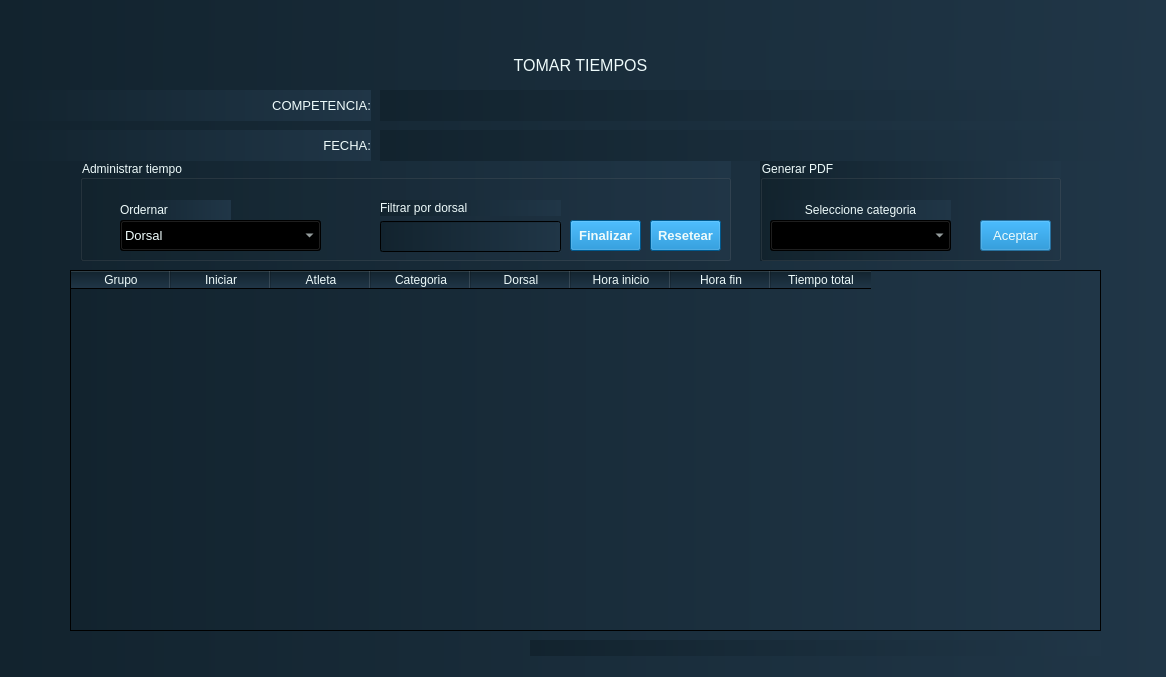
<?xml version="1.0" encoding="UTF-8"?>
<ui version="4.0">
 <class>TakeTime</class>
 <widget class="QDialog" name="TakeTime">
  <property name="geometry">
   <rect>
    <x>0</x>
    <y>0</y>
    <width>1166</width>
    <height>677</height>
   </rect>
  </property>
  <property name="windowTitle">
   <string>Dialog</string>
  </property>
  <property name="styleSheet">
   <string notr="true">background-color:qlineargradient(spread:pad, x1:0, y1:0, x2:1, y2:0, stop:0 #12232E, stop:1 #203647);</string>
  </property>
  <widget class="QLabel" name="label">
   <property name="geometry">
    <rect>
     <x>0</x>
     <y>40</y>
     <width>1161</width>
     <height>51</height>
    </rect>
   </property>
   <property name="font">
    <font>
     <pointsize>12</pointsize>
    </font>
   </property>
   <property name="styleSheet">
    <string notr="true">color:#EEFBFB;
opacity:0.0;</string>
   </property>
   <property name="text">
    <string>TOMAR TIEMPOS</string>
   </property>
   <property name="alignment">
    <set>Qt::AlignCenter</set>
   </property>
  </widget>
  <widget class="QLabel" name="label_2">
   <property name="geometry">
    <rect>
     <x>0</x>
     <y>90</y>
     <width>371</width>
     <height>31</height>
    </rect>
   </property>
   <property name="font">
    <font>
     <pointsize>10</pointsize>
    </font>
   </property>
   <property name="styleSheet">
    <string notr="true">color:#EEFBFB;</string>
   </property>
   <property name="text">
    <string>COMPETENCIA:</string>
   </property>
   <property name="alignment">
    <set>Qt::AlignRight|Qt::AlignTrailing|Qt::AlignVCenter</set>
   </property>
  </widget>
  <widget class="QLabel" name="label_3">
   <property name="geometry">
    <rect>
     <x>0</x>
     <y>130</y>
     <width>371</width>
     <height>31</height>
    </rect>
   </property>
   <property name="font">
    <font>
     <pointsize>10</pointsize>
    </font>
   </property>
   <property name="styleSheet">
    <string notr="true">color:#EEFBFB;</string>
   </property>
   <property name="text">
    <string>FECHA:</string>
   </property>
   <property name="alignment">
    <set>Qt::AlignRight|Qt::AlignTrailing|Qt::AlignVCenter</set>
   </property>
  </widget>
  <widget class="QLabel" name="lb_competence_name">
   <property name="geometry">
    <rect>
     <x>380</x>
     <y>90</y>
     <width>781</width>
     <height>31</height>
    </rect>
   </property>
   <property name="font">
    <font>
     <pointsize>10</pointsize>
    </font>
   </property>
   <property name="autoFillBackground">
    <bool>false</bool>
   </property>
   <property name="styleSheet">
    <string notr="true">color:#EEFBFB;</string>
   </property>
   <property name="text">
    <string/>
   </property>
  </widget>
  <widget class="QLabel" name="lb_competence_date">
   <property name="geometry">
    <rect>
     <x>380</x>
     <y>130</y>
     <width>781</width>
     <height>31</height>
    </rect>
   </property>
   <property name="font">
    <font>
     <pointsize>10</pointsize>
    </font>
   </property>
   <property name="styleSheet">
    <string notr="true">color:#EEFBFB;</string>
   </property>
   <property name="text">
    <string/>
   </property>
  </widget>
  <widget class="QTableWidget" name="table_times">
   <property name="geometry">
    <rect>
     <x>70</x>
     <y>270</y>
     <width>1031</width>
     <height>361</height>
    </rect>
   </property>
   <property name="styleSheet">
    <string notr="true">color:#EEFBFB;</string>
   </property>
   <property name="gridStyle">
    <enum>Qt::CustomDashLine</enum>
   </property>
   <property name="sortingEnabled">
    <bool>true</bool>
   </property>
   <column>
    <property name="text">
     <string>Grupo</string>
    </property>
    <property name="textAlignment">
     <set>AlignCenter</set>
    </property>
   </column>
   <column>
    <property name="text">
     <string>Iniciar</string>
    </property>
   </column>
   <column>
    <property name="text">
     <string>Atleta</string>
    </property>
   </column>
   <column>
    <property name="text">
     <string>Categoria</string>
    </property>
   </column>
   <column>
    <property name="text">
     <string>Dorsal</string>
    </property>
    <property name="textAlignment">
     <set>AlignCenter</set>
    </property>
   </column>
   <column>
    <property name="text">
     <string>Hora inicio</string>
    </property>
    <property name="textAlignment">
     <set>AlignCenter</set>
    </property>
   </column>
   <column>
    <property name="text">
     <string>Hora fin</string>
    </property>
    <property name="textAlignment">
     <set>AlignCenter</set>
    </property>
   </column>
   <column>
    <property name="text">
     <string>Tiempo total</string>
    </property>
    <property name="textAlignment">
     <set>AlignCenter</set>
    </property>
   </column>
  </widget>
  <widget class="QComboBox" name="cb_order_table">
   <property name="geometry">
    <rect>
     <x>120</x>
     <y>220</y>
     <width>201</width>
     <height>31</height>
    </rect>
   </property>
   <property name="font">
    <font>
     <pointsize>10</pointsize>
    </font>
   </property>
   <property name="styleSheet">
    <string notr="true">color:#EEFBFB;</string>
   </property>
   <item>
    <property name="text">
     <string>Dorsal</string>
    </property>
   </item>
   <item>
    <property name="text">
     <string>Nombre</string>
    </property>
   </item>
   <item>
    <property name="text">
     <string>Hora inicio</string>
    </property>
   </item>
   <item>
    <property name="text">
     <string>Hora fin</string>
    </property>
   </item>
   <item>
    <property name="text">
     <string>Tiempo total</string>
    </property>
   </item>
   <item>
    <property name="text">
     <string>Grupo ascendente</string>
    </property>
   </item>
   <item>
    <property name="text">
     <string>Grupo descendente</string>
    </property>
   </item>
  </widget>
  <widget class="QLabel" name="label_7">
   <property name="geometry">
    <rect>
     <x>120</x>
     <y>200</y>
     <width>111</width>
     <height>20</height>
    </rect>
   </property>
   <property name="styleSheet">
    <string notr="true">color:#EEFBFB;</string>
   </property>
   <property name="text">
    <string>Ordernar</string>
   </property>
  </widget>
  <widget class="QComboBox" name="cb_categories">
   <property name="geometry">
    <rect>
     <x>770</x>
     <y>220</y>
     <width>181</width>
     <height>31</height>
    </rect>
   </property>
   <property name="styleSheet">
    <string notr="true">color:#EEFBFB;</string>
   </property>
  </widget>
  <widget class="QLabel" name="label_8">
   <property name="geometry">
    <rect>
     <x>770</x>
     <y>200</y>
     <width>181</width>
     <height>20</height>
    </rect>
   </property>
   <property name="styleSheet">
    <string notr="true">color:#EEFBFB;</string>
   </property>
   <property name="text">
    <string>Seleccione categoria</string>
   </property>
   <property name="alignment">
    <set>Qt::AlignCenter</set>
   </property>
  </widget>
  <widget class="QPushButton" name="btn_generate_pdf">
   <property name="geometry">
    <rect>
     <x>980</x>
     <y>220</y>
     <width>71</width>
     <height>31</height>
    </rect>
   </property>
   <property name="font">
    <font>
     <pointsize>10</pointsize>
    </font>
   </property>
   <property name="styleSheet">
    <string notr="true">background-color:#007CC7;
color:#EEFBFB;</string>
   </property>
   <property name="text">
    <string>Aceptar</string>
   </property>
  </widget>
  <widget class="QGroupBox" name="groupBox">
   <property name="geometry">
    <rect>
     <x>760</x>
     <y>160</y>
     <width>301</width>
     <height>101</height>
    </rect>
   </property>
   <property name="styleSheet">
    <string notr="true">color:#EEFBFB;</string>
   </property>
   <property name="title">
    <string>Generar PDF</string>
   </property>
  </widget>
  <widget class="QGroupBox" name="groupBox_2">
   <property name="geometry">
    <rect>
     <x>80</x>
     <y>160</y>
     <width>651</width>
     <height>101</height>
    </rect>
   </property>
   <property name="palette">
    <palette>
     <active>
      <colorrole role="WindowText">
       <brush brushstyle="SolidPattern">
        <color alpha="255">
         <red>238</red>
         <green>251</green>
         <blue>251</blue>
        </color>
       </brush>
      </colorrole>
      <colorrole role="Button">
       <brush brushstyle="LinearGradientPattern">
        <gradient startx="0.000000000000000" starty="0.000000000000000" endx="1.000000000000000" endy="0.000000000000000" type="LinearGradient" spread="PadSpread" coordinatemode="ObjectBoundingMode">
         <gradientstop position="0.000000000000000">
          <color alpha="255">
           <red>18</red>
           <green>35</green>
           <blue>46</blue>
          </color>
         </gradientstop>
         <gradientstop position="1.000000000000000">
          <color alpha="255">
           <red>32</red>
           <green>54</green>
           <blue>71</blue>
          </color>
         </gradientstop>
        </gradient>
       </brush>
      </colorrole>
      <colorrole role="Light">
       <brush brushstyle="SolidPattern">
        <color alpha="255">
         <red>255</red>
         <green>0</green>
         <blue>0</blue>
        </color>
       </brush>
      </colorrole>
      <colorrole role="Text">
       <brush brushstyle="SolidPattern">
        <color alpha="255">
         <red>238</red>
         <green>251</green>
         <blue>251</blue>
        </color>
       </brush>
      </colorrole>
      <colorrole role="ButtonText">
       <brush brushstyle="SolidPattern">
        <color alpha="255">
         <red>238</red>
         <green>251</green>
         <blue>251</blue>
        </color>
       </brush>
      </colorrole>
      <colorrole role="Base">
       <brush brushstyle="LinearGradientPattern">
        <gradient startx="0.000000000000000" starty="0.000000000000000" endx="1.000000000000000" endy="0.000000000000000" type="LinearGradient" spread="PadSpread" coordinatemode="ObjectBoundingMode">
         <gradientstop position="0.000000000000000">
          <color alpha="255">
           <red>18</red>
           <green>35</green>
           <blue>46</blue>
          </color>
         </gradientstop>
         <gradientstop position="1.000000000000000">
          <color alpha="255">
           <red>32</red>
           <green>54</green>
           <blue>71</blue>
          </color>
         </gradientstop>
        </gradient>
       </brush>
      </colorrole>
      <colorrole role="Window">
       <brush brushstyle="LinearGradientPattern">
        <gradient startx="0.000000000000000" starty="0.000000000000000" endx="1.000000000000000" endy="0.000000000000000" type="LinearGradient" spread="PadSpread" coordinatemode="ObjectBoundingMode">
         <gradientstop position="0.000000000000000">
          <color alpha="255">
           <red>18</red>
           <green>35</green>
           <blue>46</blue>
          </color>
         </gradientstop>
         <gradientstop position="1.000000000000000">
          <color alpha="255">
           <red>32</red>
           <green>54</green>
           <blue>71</blue>
          </color>
         </gradientstop>
        </gradient>
       </brush>
      </colorrole>
     </active>
     <inactive>
      <colorrole role="WindowText">
       <brush brushstyle="SolidPattern">
        <color alpha="255">
         <red>238</red>
         <green>251</green>
         <blue>251</blue>
        </color>
       </brush>
      </colorrole>
      <colorrole role="Button">
       <brush brushstyle="LinearGradientPattern">
        <gradient startx="0.000000000000000" starty="0.000000000000000" endx="1.000000000000000" endy="0.000000000000000" type="LinearGradient" spread="PadSpread" coordinatemode="ObjectBoundingMode">
         <gradientstop position="0.000000000000000">
          <color alpha="255">
           <red>18</red>
           <green>35</green>
           <blue>46</blue>
          </color>
         </gradientstop>
         <gradientstop position="1.000000000000000">
          <color alpha="255">
           <red>32</red>
           <green>54</green>
           <blue>71</blue>
          </color>
         </gradientstop>
        </gradient>
       </brush>
      </colorrole>
      <colorrole role="Light">
       <brush brushstyle="SolidPattern">
        <color alpha="255">
         <red>255</red>
         <green>0</green>
         <blue>0</blue>
        </color>
       </brush>
      </colorrole>
      <colorrole role="Text">
       <brush brushstyle="SolidPattern">
        <color alpha="255">
         <red>238</red>
         <green>251</green>
         <blue>251</blue>
        </color>
       </brush>
      </colorrole>
      <colorrole role="ButtonText">
       <brush brushstyle="SolidPattern">
        <color alpha="255">
         <red>238</red>
         <green>251</green>
         <blue>251</blue>
        </color>
       </brush>
      </colorrole>
      <colorrole role="Base">
       <brush brushstyle="LinearGradientPattern">
        <gradient startx="0.000000000000000" starty="0.000000000000000" endx="1.000000000000000" endy="0.000000000000000" type="LinearGradient" spread="PadSpread" coordinatemode="ObjectBoundingMode">
         <gradientstop position="0.000000000000000">
          <color alpha="255">
           <red>18</red>
           <green>35</green>
           <blue>46</blue>
          </color>
         </gradientstop>
         <gradientstop position="1.000000000000000">
          <color alpha="255">
           <red>32</red>
           <green>54</green>
           <blue>71</blue>
          </color>
         </gradientstop>
        </gradient>
       </brush>
      </colorrole>
      <colorrole role="Window">
       <brush brushstyle="LinearGradientPattern">
        <gradient startx="0.000000000000000" starty="0.000000000000000" endx="1.000000000000000" endy="0.000000000000000" type="LinearGradient" spread="PadSpread" coordinatemode="ObjectBoundingMode">
         <gradientstop position="0.000000000000000">
          <color alpha="255">
           <red>18</red>
           <green>35</green>
           <blue>46</blue>
          </color>
         </gradientstop>
         <gradientstop position="1.000000000000000">
          <color alpha="255">
           <red>32</red>
           <green>54</green>
           <blue>71</blue>
          </color>
         </gradientstop>
        </gradient>
       </brush>
      </colorrole>
     </inactive>
     <disabled>
      <colorrole role="WindowText">
       <brush brushstyle="SolidPattern">
        <color alpha="255">
         <red>238</red>
         <green>251</green>
         <blue>251</blue>
        </color>
       </brush>
      </colorrole>
      <colorrole role="Button">
       <brush brushstyle="LinearGradientPattern">
        <gradient startx="0.000000000000000" starty="0.000000000000000" endx="1.000000000000000" endy="0.000000000000000" type="LinearGradient" spread="PadSpread" coordinatemode="ObjectBoundingMode">
         <gradientstop position="0.000000000000000">
          <color alpha="255">
           <red>18</red>
           <green>35</green>
           <blue>46</blue>
          </color>
         </gradientstop>
         <gradientstop position="1.000000000000000">
          <color alpha="255">
           <red>32</red>
           <green>54</green>
           <blue>71</blue>
          </color>
         </gradientstop>
        </gradient>
       </brush>
      </colorrole>
      <colorrole role="Light">
       <brush brushstyle="SolidPattern">
        <color alpha="255">
         <red>255</red>
         <green>0</green>
         <blue>0</blue>
        </color>
       </brush>
      </colorrole>
      <colorrole role="Text">
       <brush brushstyle="SolidPattern">
        <color alpha="255">
         <red>238</red>
         <green>251</green>
         <blue>251</blue>
        </color>
       </brush>
      </colorrole>
      <colorrole role="ButtonText">
       <brush brushstyle="SolidPattern">
        <color alpha="255">
         <red>238</red>
         <green>251</green>
         <blue>251</blue>
        </color>
       </brush>
      </colorrole>
      <colorrole role="Base">
       <brush brushstyle="LinearGradientPattern">
        <gradient startx="0.000000000000000" starty="0.000000000000000" endx="1.000000000000000" endy="0.000000000000000" type="LinearGradient" spread="PadSpread" coordinatemode="ObjectBoundingMode">
         <gradientstop position="0.000000000000000">
          <color alpha="255">
           <red>18</red>
           <green>35</green>
           <blue>46</blue>
          </color>
         </gradientstop>
         <gradientstop position="1.000000000000000">
          <color alpha="255">
           <red>32</red>
           <green>54</green>
           <blue>71</blue>
          </color>
         </gradientstop>
        </gradient>
       </brush>
      </colorrole>
      <colorrole role="Window">
       <brush brushstyle="LinearGradientPattern">
        <gradient startx="0.000000000000000" starty="0.000000000000000" endx="1.000000000000000" endy="0.000000000000000" type="LinearGradient" spread="PadSpread" coordinatemode="ObjectBoundingMode">
         <gradientstop position="0.000000000000000">
          <color alpha="255">
           <red>18</red>
           <green>35</green>
           <blue>46</blue>
          </color>
         </gradientstop>
         <gradientstop position="1.000000000000000">
          <color alpha="255">
           <red>32</red>
           <green>54</green>
           <blue>71</blue>
          </color>
         </gradientstop>
        </gradient>
       </brush>
      </colorrole>
     </disabled>
    </palette>
   </property>
   <property name="styleSheet">
    <string notr="true">color:#EEFBFB;</string>
   </property>
   <property name="title">
    <string>Administrar tiempo</string>
   </property>
   <widget class="QPushButton" name="btn_update_final_time">
    <property name="geometry">
     <rect>
      <x>490</x>
      <y>60</y>
      <width>71</width>
      <height>31</height>
     </rect>
    </property>
    <property name="font">
     <font>
      <pointsize>10</pointsize>
      <weight>75</weight>
      <bold>true</bold>
     </font>
    </property>
    <property name="styleSheet">
     <string notr="true">background-color:#007CC7;
color:#EEFBFB;</string>
    </property>
    <property name="text">
     <string>Finalizar</string>
    </property>
   </widget>
   <widget class="QLineEdit" name="ed_filter">
    <property name="geometry">
     <rect>
      <x>300</x>
      <y>61</y>
      <width>181</width>
      <height>31</height>
     </rect>
    </property>
   </widget>
   <widget class="QLabel" name="label_5">
    <property name="geometry">
     <rect>
      <x>300</x>
      <y>40</y>
      <width>181</width>
      <height>16</height>
     </rect>
    </property>
    <property name="text">
     <string>Filtrar por dorsal</string>
    </property>
   </widget>
   <widget class="QPushButton" name="btn_reset_time">
    <property name="geometry">
     <rect>
      <x>570</x>
      <y>60</y>
      <width>71</width>
      <height>31</height>
     </rect>
    </property>
    <property name="font">
     <font>
      <pointsize>10</pointsize>
      <weight>75</weight>
      <bold>true</bold>
     </font>
    </property>
    <property name="styleSheet">
     <string notr="true">background-color:#007CC7;
color:#EEFBFB;</string>
    </property>
    <property name="text">
     <string>Resetear</string>
    </property>
   </widget>
  </widget>
  <widget class="QLabel" name="lb_msg">
   <property name="geometry">
    <rect>
     <x>530</x>
     <y>640</y>
     <width>571</width>
     <height>16</height>
    </rect>
   </property>
   <property name="font">
    <font>
     <weight>75</weight>
     <bold>true</bold>
    </font>
   </property>
   <property name="styleSheet">
    <string notr="true">color: green;</string>
   </property>
   <property name="text">
    <string/>
   </property>
   <property name="alignment">
    <set>Qt::AlignCenter</set>
   </property>
  </widget>
  <zorder>groupBox</zorder>
  <zorder>groupBox_2</zorder>
  <zorder>label</zorder>
  <zorder>label_2</zorder>
  <zorder>label_3</zorder>
  <zorder>lb_competence_name</zorder>
  <zorder>lb_competence_date</zorder>
  <zorder>table_times</zorder>
  <zorder>cb_order_table</zorder>
  <zorder>label_7</zorder>
  <zorder>cb_categories</zorder>
  <zorder>label_8</zorder>
  <zorder>btn_generate_pdf</zorder>
  <zorder>lb_msg</zorder>
 </widget>
 <resources/>
 <connections/>
</ui>
